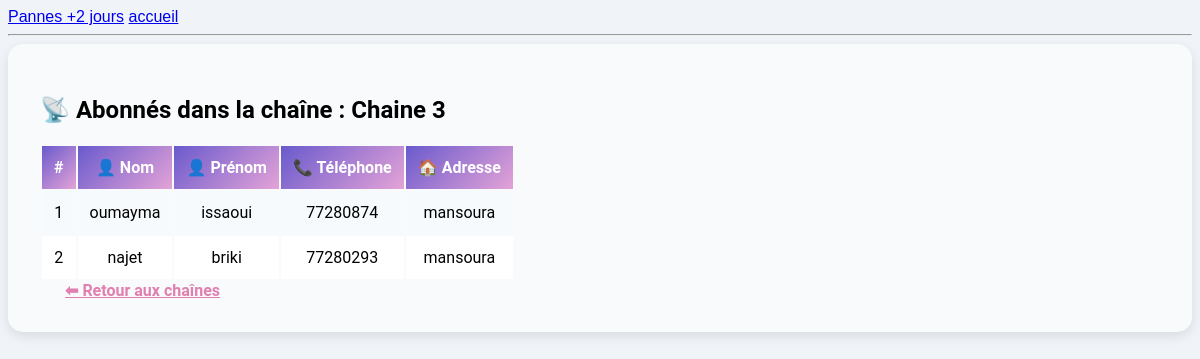
/abonnes/chaine/3/, run on the app's committed database.
### airponFtth/models.py (models this page shows, shortened)
class Chaine(models.Model):
    hub = models.ForeignKey(Hub, on_delete=models.CASCADE, related_name='chaines')
    nom = models.CharField(max_length=100)

class Abonne(models.Model):
    sub = models.ForeignKey(Sub, related_name='abonnes', on_delete=models.CASCADE)
    nom = models.CharField(max_length=100)
    prenom = models.CharField(max_length=100)
    numtel = models.CharField(max_length=15)
    adresse = models.CharField(max_length=255)

### airponFtth/views.py (the view)
# urls.py: path('abonnes/chaine/<int:chaine_id>/', views.abonnés_par_chaine, name='abonnes_par_chaine'),
def abonnés_par_chaine(request, chaine_id):
    chaine = get_object_or_404(Chaine, id=chaine_id)
    abonnés = Abonne.objects.filter(sub__chaine=chaine)
    return render(request, 'abonnes_par_chaine.html', {'chaine': chaine, 'abonnés': abonnés})

### airponFtth/templates/abonnes_par_chaine.html (shortened to what this page needs)
{% extends 'base.html' %}
{% block content %}
<div class="container mt-5 table-container">
    <h2 class="text-center mb-4 text-primary">📡 Abonnés dans la chaîne : {{ chaine.nom }}</h2>
    {% if abonnés %}
        <table class="table table-striped table-hover align-middle">
            <thead class="bg-gradient-primary text-white">
                <tr>
                    <th>#</th>
                    <th>👤 Nom</th>
                    <th>👤 Prénom</th>
                    <th>📞 Téléphone</th>
                    <th>🏠 Adresse</th>
                </tr>
            </thead>
            <tbody>
                {% for abonne in abonnés %}
                <tr>
                    <td>{{ forloop.counter }}</td>
                    <td>{{ abonne.nom }}</td>
                    <td>{{ abonne.prenom }}</td>
                    <td>{{ abonne.numtel }}</td>
                    <td>{{ abonne.adresse }}</td>
                </tr>
                {% endfor %}
            </tbody>
        </table>
    {% else %}
        <p class="text-center text-muted">Aucun abonné trouvé dans cette chaîne.</p>
    {% endif %}
    <div class="text-center mt-4">
        <a href="{% url 'liste_chaines' %}" class="btn btn-outline-primary">⬅ Retour aux chaînes</a>
    </div>
</div>
{% endblock %}

### airponFtth/templates/base.html (style rules this page uses)
.container { max-width: 1200px; margin: 0 auto; padding: 20px; font-family: 'Roboto', sans-serif; background-color: #f4f7fa; }

### airponFtth/templates/abonnes_par_chaine.html (style rules this page uses)
.table-container { background-color: #f9fafc; padding: 2rem; border-radius: 15px; box-shadow: 0 4px 12px rgba(0, 0, 0, 0.1); transition: transform 0.2s ease-in-out; }
th { text-align: center; background: linear-gradient(135deg, #6a5acd, #e4a3d7); color: white; padding: 12px; }
td { vertical-align: middle; text-align: center; padding: 12px; }
.table-striped tbody tr:nth-child(odd) { background-color: #f7fafc; }
.table-striped tbody tr:nth-child(even) { background-color: #ffffff; }
.btn-outline-primary { border-color: #d38bbd; color: #e07fb0; padding: 12px 25px; border-radius: 30px; font-weight: bold; transition: background-color 0.3s, color 0.3s, transform 0.2s ease-in-out; }
body { background-color: #f0f4f8; font-family: 'Arial', sans-serif; }
table { transition: transform 0.3s ease; }

### data on the page
Chaine: nom "Chaine 3"
Abonne: nom "oumayma", prenom "issaoui", numtel "77280874", adresse "mansoura"
Abonne: nom "najet", prenom "briki", numtel "77280293", adresse "mansoura"
